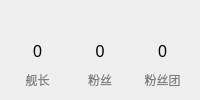
                <widget class="QWidget" name="guardCountCard" native="true">
                 <property name="minimumSize">
                  <size>
                   <width>140</width>
                   <height>0</height>
                  </size>
                 </property>
                 <property name="styleSheet">
                  <string notr="true">#guardCountCard
{
	background: #f7f7ff;
	border: none;
	border-radius: 5px;
}</string>
                 </property>
                 <layout class="QVBoxLayout" name="verticalLayout_22">
                  <item>
                   <layout class="QHBoxLayout" name="horizontalLayout_61">
                    <item>
                     <widget class="QLabel" name="label">
                      <property name="minimumSize">
                       <size>
                        <width>16</width>
                        <height>16</height>
                       </size>
                      </property>
                      <property name="maximumSize">
                       <size>
                        <width>24</width>
                        <height>24</height>
                       </size>
                      </property>
                      <property name="styleSheet">
                       <string notr="true">border-image:url(:/icons/sailor);
background-position:center;
background-repeat:none;</string>
                      </property>
                      <property name="text">
                       <string/>
                      </property>
                      <property name="scaledContents">
                       <bool>false</bool>
                      </property>
                     </widget>
                    </item>
                    <item>
                     <spacer name="horizontalSpacer_32">
                      <property name="orientation">
                       <enum>Qt::Horizontal</enum>
                      </property>
                      <property name="sizeHint" stdset="0">
                       <size>
                        <width>40</width>
                        <height>20</height>
                       </size>
                      </property>
                     </spacer>
                    </item>
                   </layout>
                  </item>
                  <item>
                   <layout class="QHBoxLayout" name="horizontalLayout_57">
                    <property name="spacing">
                     <number>9</number>
                    </property>
                    <item>
                     <layout class="QVBoxLayout" name="verticalLayout_18">
                      <item>
                       <widget class="QLabel" name="guardCountLabel">
                        <property name="styleSheet">
                         <string notr="true">font-size: 16px;</string>
                        </property>
                        <property name="text">
                         <string>0</string>
                        </property>
                        <property name="alignment">
                         <set>Qt::AlignCenter</set>
                        </property>
                       </widget>
                      </item>
                      <item>
                       <widget class="QLabel" name="guardCountTextLabel">
                        <property name="styleSheet">
                         <string notr="true">color: gray;</string>
                        </property>
                        <property name="text">
                         <string> 舰长 </string>
                        </property>
                        <property name="alignment">
                         <set>Qt::AlignCenter</set>
                        </property>
                       </widget>
                      </item>
                     </layout>
                    </item>
                    <item>
                     <layout class="QVBoxLayout" name="verticalLayout_19">
                      <item>
                       <widget class="QLabel" name="fansCountLabel">
                        <property name="styleSheet">
                         <string notr="true">font-size: 16px;</string>
                        </property>
                        <property name="text">
                         <string>0</string>
                        </property>
                        <property name="alignment">
                         <set>Qt::AlignCenter</set>
                        </property>
                       </widget>
                      </item>
                      <item>
                       <widget class="QLabel" name="fansCountTextLabel">
                        <property name="styleSheet">
                         <string notr="true">color: gray;</string>
                        </property>
                        <property name="text">
                         <string> 粉丝 </string>
                        </property>
                        <property name="alignment">
                         <set>Qt::AlignCenter</set>
                        </property>
                       </widget>
                      </item>
                     </layout>
                    </item>
                    <item>
                     <layout class="QVBoxLayout" name="verticalLayout_23">
                      <item>
                       <widget class="QLabel" name="fansClubCountLabel">
                        <property name="styleSheet">
                         <string notr="true">font-size: 16px;</string>
                        </property>
                        <property name="text">
                         <string>0</string>
                        </property>
                        <property name="alignment">
                         <set>Qt::AlignCenter</set>
                        </property>
                       </widget>
                      </item>
                      <item>
                       <widget class="QLabel" name="fansClubCountTextLabel">
                        <property name="styleSheet">
                         <string notr="true">color: gray;</string>
                        </property>
                        <property name="text">
                         <string>粉丝团</string>
                        </property>
                        <property name="alignment">
                         <set>Qt::AlignCenter</set>
                        </property>
                       </widget>
                      </item>
                     </layout>
                    </item>
                   </layout>
                  </item>
                 </layout>
                </widget>
